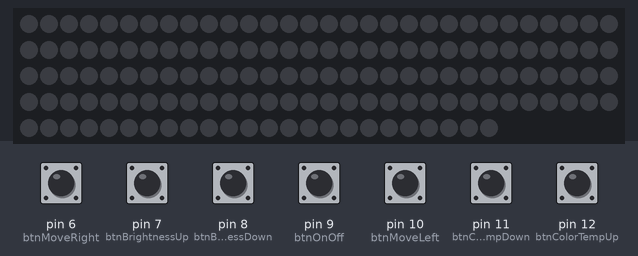
Bench run of a sketch on a simulated Arduino Uno, built with avr-gcc and run on an emulated ATmega328P. Parts: 144 RGB LEDs in strip order, left to right, continuing on the next row. The test bench sets the inputs (shaded band); at power-on: pin 6 (btnMoveRight), pin 7 (btnBrightnessUp), pin 8 (btnBrightnessDown), pin 9 (btnOnOff), pin 10 (btnMoveLeft), pin 11 (btnColorTempDown), pin 12 (btnColorTempUp) LOW. Dim RGB values are drawn brighter than linear; what the sketch prints to the serial monitor is not drawn.

Above: at 1.2 s.
1.3 s: pin 9 (btnOnOff) pulled HIGH for 0.15 s
At 2.3 s:
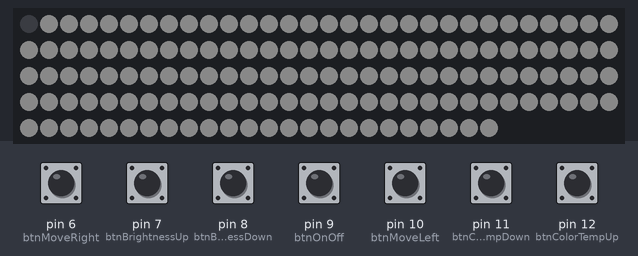
3.0 s: pin 6 (btnMoveRight) pulled HIGH for 1 s
5.5 s: pin 7 (btnBrightnessUp) pulled HIGH for 1 s
8.0 s: pin 10 (btnMoveLeft) pulled HIGH for 1 s
10.5 s: pin 8 (btnBrightnessDown) pulled HIGH for 1 s
13.0 s: pin 9 (btnOnOff) pulled HIGH for 1 s
At 15.5 s:
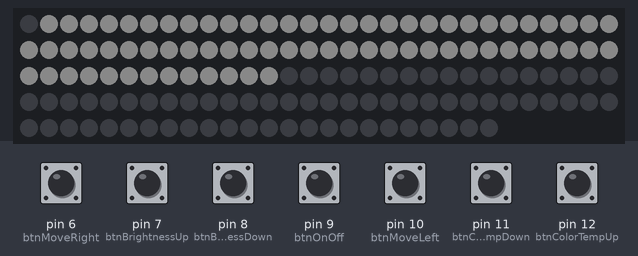
Timing chart, 0 to 16.6 s (numbered marks = the images above; inputs shaded):
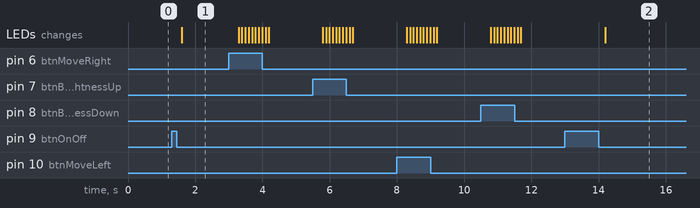

The sketch:

Nightlamp.ino
```cpp
#include "Button.h"
#include "Color.h"
#include "Lamp.h"
#include <Adafruit_NeoPixel.h>

// Variables for NEOPIXELS
#define PIN 5
#define NUM_LEDS 72
#define DEF_BRIGHTNESS 255
// NUM_LEDS * 2 für doppelten Streifen
Adafruit_NeoPixel strip = Adafruit_NeoPixel(NUM_LEDS*2, PIN, NEO_GRBW + NEO_KHZ800);

#define default_brightness 10
#define numFadeLeds 10.0
Button btnOnOff(9);
Button btnBrightnessUp(7);
Button btnBrightnessDown(8);
Button btnColorTempUp(12);
Button btnColorTempDown(11);
Button btnMoveLeft(10);
Button btnMoveRight(6);


Colors line [72];
//int stateOnOff = 0;
//int ledBrightness = 100;
//int ledPosition = 0;
//int ledColorTemp = 0;

Lamp nightLamp = {0, default_brightness, 0, 0, 72};


bool cylce10stat = false;
bool cylce100stat = false;
bool cylce500stat = false;
bool cylce1000stat = false;
bool cylce3000stat = false;
bool cylce60_000stat = false;
bool cylce100_000stat = false;

void setup()
{
  Serial.begin(9600);
  strip.begin();
  strip.show(); // Initialize all pixels to 'off'
  strip.setBrightness(DEF_BRIGHTNESS);
  strip.show();


}

void loop()
{

  cycle1000ms();
  cycle500ms();
  cycle100ms();
  cycle10ms();


}
/**************************************************************************************************************
   Cycle Functions
 ***************************************************************************************************************/
void cycle10ms() {
  if (millis() % 10 <= 5 & !cylce10stat)
  {
    cylce10stat = true;
  }
  if (millis() % 10 > 5 & cylce100stat)
  {
    cylce10stat = false;
    /*  User Code 10ms
    ********************************************************************/
    if (btnOnOff.Released())
    {
      int duration = btnOnOff.getDuration();
      if (duration > 1000)
      {
        nightLamp.stateOnOff = 0;
      } else if (nightLamp.stateOnOff < 4)
      {
        nightLamp.stateOnOff++;
      } else
      {
        nightLamp.stateOnOff = 1;
      }
      Serial.print("State On Off: ");
      Serial.println(nightLamp.stateOnOff);
    }


  }
}
void cycle100ms() {
  if (millis() % 100 <= 50 & !cylce100stat)
  {
    cylce100stat = true;
  }
  if (millis() % 100 > 50 & cylce100stat)
  {
    cylce100stat = false;
    /*  User Code 100ms
    ********************************************************************/
    switch (nightLamp.stateOnOff) {
      case 0:
        nightLamp.ledBrightness = default_brightness;
        nightLamp.ledPosition = 0;
        nightLamp.ledColorTemp = 0;
        display_lamp(0, 0, 0, 0, nightLamp.ledBrightness, nightLamp.ledPosition, nightLamp.ledColorTemp, 1);
        display_lamp(0, 0, 0, 0, nightLamp.ledBrightness, nightLamp.ledPosition, nightLamp.ledColorTemp, 2);
        break;
      case 1:
        display_lamp(0, 0, 0, 255, nightLamp.ledBrightness, nightLamp.ledPosition, nightLamp.ledColorTemp, 1);
        display_lamp(0, 0, 0, 255, nightLamp.ledBrightness, nightLamp.ledPosition, nightLamp.ledColorTemp, 2);
        break;
      case 2:
        display_lamp(0, 0, 0, 255, nightLamp.ledBrightness, nightLamp.ledPosition, nightLamp.ledColorTemp, 1);
        display_lamp(0, 0, 0, 255, 0, nightLamp.ledPosition, nightLamp.ledColorTemp, 2);
        break;
      case 3:
        display_lamp(0, 0, 0, 255, 0, nightLamp.ledPosition, nightLamp.ledColorTemp, 1);
        display_lamp(0, 0, 0, 255, nightLamp.ledBrightness, nightLamp.ledPosition, nightLamp.ledColorTemp, 2);
        break;
      case 4:
      show_color_all(255,0,0,0);
        break;
    }

    if (btnMoveLeft.Value())
    {
      nightLamp.adjustPosition(-1);
      Serial.print("Led Position: ");
      Serial.println(nightLamp.ledPosition);
    }
    if (btnMoveRight.Value())
    {
      nightLamp.adjustPosition(1);
      Serial.print("Led Position: ");
      Serial.println(nightLamp.ledPosition);
    }

    if (btnBrightnessUp.Value())
    {
      nightLamp.adjustBrightness(1);
      Serial.print("Led Brightness: ");
      Serial.println(nightLamp.ledBrightness);
    }
    if (btnBrightnessDown.Value())
    {
      nightLamp.adjustBrightness(-1);
      Serial.print("Led Brightness: ");
      Serial.println(nightLamp.ledBrightness);
    }

    if (btnColorTempUp.Value())
    {
      nightLamp.adjustColorTemperature(1);
      Serial.print("Led ColorTemp: ");
      Serial.println(nightLamp.ledColorTemp);
    }
    if (btnColorTempDown.Value())
    {
      nightLamp.adjustColorTemperature(-1);
      Serial.print("Led ColorTemp: ");
      Serial.println(nightLamp.ledColorTemp);
    }


  }
}
void cycle500ms() {

  if (millis() % 500 <= 250 & !cylce500stat)
  {
    cylce500stat = true;
  }
  if (millis() % 500 > 250 & cylce500stat)
  {

    cylce500stat = false;
    /*  User Code 500ms
    ********************************************************************/

  }
}
void cycle1000ms() {
  if (millis() % 1000 <= 500 & !cylce1000stat)
  {
    cylce1000stat = true;
  }
  if (millis() % 1000 > 500 & cylce1000stat)
  {
    cylce1000stat = false;
    /*  User Code 1000ms
    ********************************************************************/
    Serial.println("Test");

    Serial.println(nightLamp.stateOnOff);


  }
}

void display_lamp(double red, double green, double blue, double white, double Neo_brigthness, int centerPos, int ColorTemp, int num_side)
{
  int offset = 0;
  if (num_side == 1)
  {
    // unterseite leuchtet
    offset = 0;
  }
  if (num_side == 2)
  {
    //oberseite leuchtet
    offset = NUM_LEDS;
  }
  int led_start = 1 + centerPos;
  int led_end = led_start + NUM_LEDS - 1;
  if (ColorTemp > 0)
  {
    blue = 0;
    red = ColorTemp;
  } else
  {
    red = 0;
    blue = -ColorTemp;
  }

  if (led_start < 1) {
    led_start = 1;
  }
  if (led_start > NUM_LEDS) {
    led_start = NUM_LEDS;
  }


  if (led_end < 1) {
    led_end = 1;
  }
  if (led_end > NUM_LEDS) {
    led_end = NUM_LEDS;
  }

  Serial.print("Start :");
  Serial.print(led_start);
  Serial.print(" End :");
  Serial.println(led_end);
  for (int i = 1; i <= NUM_LEDS; i = i + 1) {
    strip.setPixelColor(i + offset, 0, 0, 0, 0);
  }
  for (int i = led_start; i <= led_end; i = i + 1) {

    strip.setPixelColor(i + offset, red * Neo_brigthness / 255, green * Neo_brigthness / 255, blue * Neo_brigthness / 255, white * Neo_brigthness / 255);
  }
  if (centerPos > 0)
  {
    double fade = 1.0;
    for (int i = led_start; i > 0 && i > led_start - numFadeLeds; i--)
    {
      fade = fade - 1.0 / numFadeLeds;
      strip.setPixelColor(i + offset, red * Neo_brigthness / 255 * fade, green * Neo_brigthness / 255 * fade, blue * Neo_brigthness / 255 * fade, white * Neo_brigthness / 255 * fade);

    }
  }
  if (centerPos < 0)
  {
    double fade = 1.0;
    for (int i = led_end; i < NUM_LEDS && i < led_end + numFadeLeds; i++)
    {
      fade = fade - 1.0 / numFadeLeds;
      strip.setPixelColor(i + offset, red * Neo_brigthness / 255 * fade, green * Neo_brigthness / 255 * fade, blue * Neo_brigthness / 255 * fade, white * Neo_brigthness / 255 * fade);

    }
  }
  strip.show();

}

void show_color_all(double red, double green, double blue, double white)
{
  for (int i = 1; i <= NUM_LEDS; i = i + 1) {

    strip.setPixelColor(i, red * 10.0 / 100, green * 10.0 / 100, blue * 10.0 / 100, white * 10.0 / 100);
  }
  strip.show();

}
```

Button.cpp
```cpp
/*
  Morse.cpp - Library for flashing Morse code.
  Created by David A. Mellis, November 2, 2007.
  Released into the public domain.
*/

#include "Arduino.h"
#include "Button.h"

Button::Button(int pin)
{
  pinMode(pin, INPUT);
  _buttonPin = pin;
}

bool Button::Released()
{
  bool changed=LOW;
   _reading = digitalRead(_buttonPin);
  if (_reading != _lastButtonState) {
    _lastDebounceTime = millis();
  }
  if ((millis() - _lastDebounceTime) > _debounceDelay) {
       if (_reading != _buttonState) {
      _buttonState = _reading;
    }
  }
  if (_buttonState == HIGH&&_lastButtonState_debounced == LOW) {
    _buttonPressedTime = millis();
  }
  if (_buttonState == LOW && _lastButtonState_debounced == HIGH)
  {
    _buttonReleasedTime = millis();
    _duration=_buttonReleasedTime-_buttonPressedTime;
   changed=HIGH;
  }
  _lastButtonState = _reading;
  _lastButtonState_debounced=_buttonState;
  if(changed)
  {
    return(HIGH);
  }
  else
  {
  return(LOW);
  }
  //return (_buttonState);
}
bool Button::Value()
{
   _reading = digitalRead(_buttonPin);
  if (_reading != _lastButtonState) {
    _lastDebounceTime = millis();
  }
  if ((millis() - _lastDebounceTime) > _debounceDelay) {
       if (_reading != _buttonState) {
      _buttonState = _reading;
    }
  }
  if (_buttonState == HIGH&&_lastButtonState_debounced == LOW) {
    _buttonPressedTime = millis();
  }
  if (_buttonState == LOW && _lastButtonState_debounced == HIGH)
  {
    _buttonReleasedTime = millis();
    _duration=_buttonReleasedTime-_buttonPressedTime;

  }
  _lastButtonState = _reading;
  _lastButtonState_debounced=_buttonState;
  return (_buttonState);
}

unsigned long Button::getDuration()
{
  return (_duration);
}
```

Button.h
```cpp
/*
  Morse.h - Library for flashing Morse code.
  Created by David A. Mellis, November 2, 2007.
  Released into the public domain.
*/
#ifndef Button_h
#define Button_h

#include "Arduino.h"

class Button
{
  public:
    Button(int pin);
    bool Value();
    bool Released();
    unsigned long getDuration();

  private:
    int _buttonPin;
    int _reading;
    bool _buttonState=LOW;
    bool _lastButtonState = LOW;
    bool _lastButtonState_debounced = LOW;
    unsigned long _lastDebounceTime = 0;
    unsigned long _debounceDelay = 50;
    unsigned long _duration = 0;
    unsigned long _buttonPressedTime = 0;
    unsigned long _buttonReleasedTime = 0;

};

#endif
```

Color.h
```cpp
typedef struct
{
  int red;
  int green;
  int blue;
  int white;
} Colors;

//typedef struct
//{
//  int stateOnOff;
//  int ledBrightness;
//  int ledPosition;
//  int ledColorTemp;
//} Lamp;
//
```

Lamp.cpp
```cpp
#include "Arduino.h"
#include "Lamp.h"
//#include "Color.h"

//Lamp::Lamp(int pin)
//{
//  pinMode(pin, INPUT);
//  _buttonPin = pin;
//}

void Lamp::adjustPosition(int val)
{
  if (val < 0 && (ledPosition + val >= -100))
  {
    this->ledPosition += val;
  }
  if (val > 0 && (ledPosition + val <= 100))
  {
    this->ledPosition += val;
  }
}

void Lamp::adjustBrightness(int val)
{
  if (val < 0 && (ledBrightness + val >= 0))
  {
    this->ledBrightness += val;
  }
  if (val > 0 && (ledBrightness + val <= 255))
  {
    this->ledBrightness += val;
  }
}

void Lamp::adjustColorTemperature(int val)
{
  if (val < 0 && (ledColorTemp + val >= -255))
  {
    this->ledColorTemp += val;
  }
  if (val > 0 && (ledColorTemp + val <= 255))
  {
    this->ledColorTemp += val;
  }
}
```

Lamp.h
```cpp
/*
  Morse.h - Library for flashing Morse code.
  Created by David A. Mellis, November 2, 2007.
  Released into the public domain.
*/
#ifndef Lamp_h
#define Lamp_h


#include "Arduino.h"
//


class Lamp
{
  public:
    int stateOnOff;
    int ledBrightness;
    int ledPosition;
    int ledColorTemp;
    int numberOfPixels;

    void adjustPosition(int val);
    void adjustBrightness(int val);
    void adjustColorTemperature(int val);


    Lamp(int S, int B, int P, int T, int numPixel){
      stateOnOff=S;
      ledBrightness=B;
      ledPosition=P;
      ledColorTemp=T;
      numberOfPixels=numPixel;


    }
    Lamp(){
      stateOnOff=0;
      ledBrightness=0;
      ledPosition=0;
      ledColorTemp=0;
      numberOfPixels=72;

    }


  private:


};

#endif
```

Measured:
- after the input at 1.3 s, the LEDs: change after 0.30 s (image 1)
- after the input at 13.0 s, the LEDs: change after 1.2 s (image 2)
